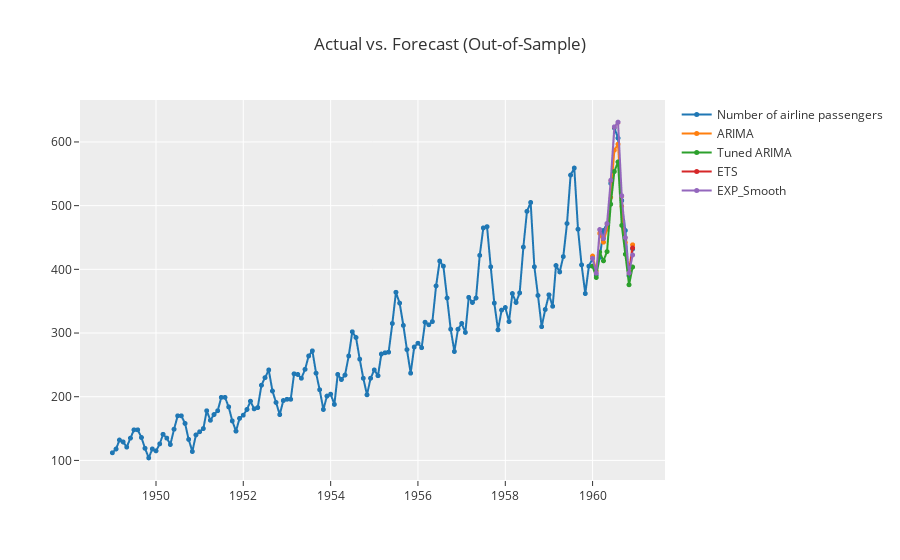

Notebook source saved alongside this figure:
### Code cell
plot_model([arima, tuned_arima, ets, exp_smooth], data_kwargs={"labels": ["ARIMA", "Tuned ARIMA", "ETS", "EXP_Smooth"]})

### Figure 1 — Plotly figure (JSON) as saved in the notebook; plotly's stock layout.template omitted (floating-point values rounded to 4 significant figures; data arrays with more than 128 entries replaced by an {"elided": "..."} marker saying what was removed)
{"data": [{"line": {"color": "rgb(31, 119, 180)", "width": 2}, "marker": {"color": "rgb(31, 119, 180)", "size": 5}, "mode": "lines+markers", "name": "Number of airline passengers", "type": "scattergl", "x": {"elided": "144 str values"}, "xaxis": "x", "y": {"elided": "144 int values"}, "yaxis": "y"}, {"line": {"color": "rgb(255, 127, 14)", "width": 2}, "marker": {"color": "rgb(255, 127, 14)", "size": 5}, "mode": "lines+markers", "name": "ARIMA", "type": "scattergl", "x": {"elided": "144 str values"}, "xaxis": "x", "y": {"elided": "144 float values"}, "yaxis": "y"}, {"line": {"color": "rgb(44, 160, 44)", "width": 2}, "marker": {"color": "rgb(44, 160, 44)", "size": 5}, "mode": "lines+markers", "name": "Tuned ARIMA", "type": "scattergl", "x": {"elided": "144 str values"}, "xaxis": "x", "y": {"elided": "144 float values"}, "yaxis": "y"}, {"line": {"color": "rgb(214, 39, 40)", "width": 2}, "marker": {"color": "rgb(214, 39, 40)", "size": 5}, "mode": "lines+markers", "name": "ETS", "type": "scattergl", "x": {"elided": "144 str values"}, "xaxis": "x", "y": {"elided": "144 float values"}, "yaxis": "y"}, {"line": {"color": "rgb(148, 103, 189)", "width": 2}, "marker": {"color": "rgb(148, 103, 189)", "size": 5}, "mode": "lines+markers", "name": "EXP_Smooth", "type": "scattergl", "x": {"elided": "144 str values"}, "xaxis": "x", "y": {"elided": "144 float values"}, "yaxis": "y"}], "layout": {"showlegend": true, "title": {"text": "Actual vs. Forecast (Out-of-Sample)"}, "xaxis": {"anchor": "y", "domain": [0, 1]}, "yaxis": {"anchor": "x", "domain": [0, 1]}}}
